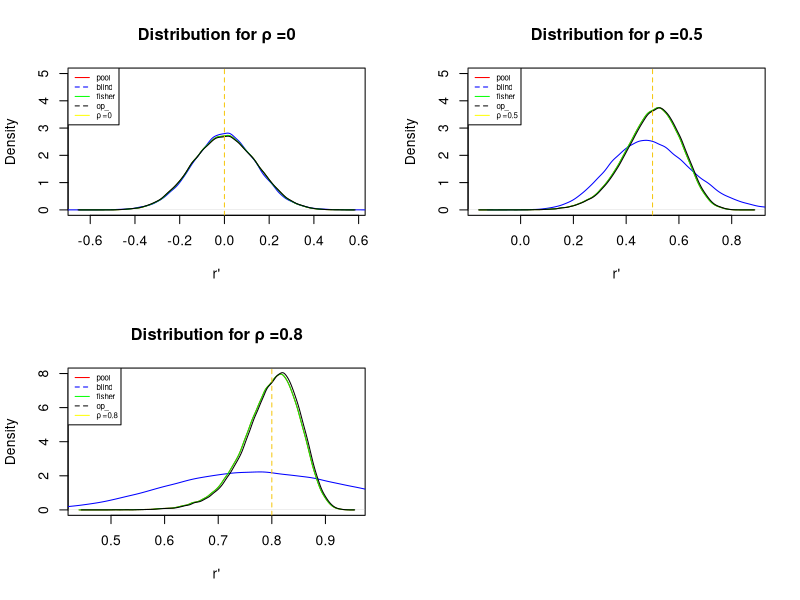

R code for this plot:


#### DISTRIBUTION FOR ESTIMATORS "n=200"####
##### different correlation (ρ=0, ρ=.5, ρ=.8)

######Distribution for ρ=0
set.seed(2653)
library(TeachingDemos)
library(MASS)
### k=nn is the sample size (10,50,200,1000)
k=50
################################## Etimating correlation 
COR.test <- function(nn=k,mu=c(0,0),sigma1=1,sigma2=1,rho=0.0,alp=0.05)
{
  Sigma<-matrix(c(sigma1^2,rho*sigma1*sigma2,rho*sigma1*sigma2,sigma2^2),2,2) 
 
  mvrn <- mvrnorm(nn,mu ,Sigma)
  x1 <- mvrn[,1]
  y1 <- mvrn[,2]

  corr<-cor(x1,y1)
  
  covar<-cov(x1,y1)
  
  
  #####r_pool#######
  r_pool<- cor(x1,y1)
  
  ####r_blind########
  r_blind<- cov(x1,y1)
  
  ######fisher####
  r_fisher<- tanh((1/2)*log((1+corr)/(1-corr)))
  
  ######r_OP###########
  r_OP<-corr+(corr)*((1-(corr)^2)/(2*(nn-3)))
  #print(corr)
  #print(covar)
  return (c(r_pool,r_blind,r_fisher,r_OP))
}
COR.test(nn=k,mu=c(0,0),sigma1=1,sigma2=1,rho=0.0,alp=0.05)


looptest <- function(loops=100000,nn=k,mu=c(0,0),sigma1=1,sigma2=1,rho=0.0,alp=0.05)
{
  restest <- matrix(0,loops,4)
  for(ii in 1:loops)
    restest[ii,] <-COR.test(nn=nn,mu=mu,sigma1=sigma1,sigma2=sigma2,rho=rho,alp=alp)    
  restest
}
looptest(loops=100000,nn=k,mu=c(0,0),sigma1=1,sigma2=1,rho=0.0,alp=0.05)
###then

corlooptest<-looptest(loops=100000,nn=k,mu=c(0,0),sigma1=1,sigma2=1,rho=0.0,alp=0.05)

pool <- corlooptest[,1]
blind <- corlooptest[,2]
fisher <- corlooptest[,3]
op <- corlooptest[,4]

par(mfrow = c(2,2))
# hist(pool  ,probability = 1,breaks = 20,xlim = c(-1,1),xlab = "r' ",main = paste("Pooled Estimate for ρ =0"))
# hist(blind ,probability = 1,breaks = 20,xlim = c(-1,1),xlab = "r' ",main = paste("Blind Estimate for ρ=0"))
# hist(fisher,probability = 1,breaks = 20,xlim = c(-1,1),xlab = "r' ",main = paste("Fisher Estimate for ρ=0"))
# hist(op    ,probability = 1,breaks = 20,xlim = c(-1,1),xlab = "r' ",main = paste("OP Estimate for ρ=0"))

plot(density(pool),col="red",main = "Distribution for ρ =0",ylim=c(0,5),xlab ="r'")

lines(density(blind, adjust=1), type="l",col="blue")
lines(density(fisher, adjust=1), type="l",col="green")
lines(density(op, adjust=1), type="l",col="black")
abline(v =0.0, untf = FALSE,col=7,lty=2)
legend ("topleft",c("pool","blind","fisher","op_","ρ =0"),lwd=c(1,1),lty=1:2,col=c("red","blue","green","black","yellow"),cex =0.57)
#####################################################################


####Distribution for ρ=.5
COR.test <- function(nn=k,mu=c(0,0),sigma1=1,sigma2=1,rho=0.5,alp=0.05)
{
  Sigma<-matrix(c(sigma1^2,rho*sigma1*sigma2,rho*sigma1*sigma2,sigma2^2),2,2) 

  mvrn <- mvrnorm(nn,mu ,Sigma)
  x1 <- mvrn[,1]
  y1 <- mvrn[,2]
  
  corr<-cor(x1,y1)
  
  covar<-cov(x1,y1)
  
  
  #####r_pool#######
  r_pool<- cor(x1,y1)
  
  ####r_blind########
  r_blind<- cov(x1,y1)
  
  ######fisher####
  r_fisher<- tanh((1/2)*log((1+corr)/(1-corr)))
  
  ######r_OP###########
  r_OP<-corr+(corr)*((1-(corr)^2)/(2*(nn-3)))
  #print(corr)
  #print(covar)
  return (c(r_pool,r_blind,r_fisher,r_OP))
}
COR.test(nn=k,mu=c(0,0),sigma1=1,sigma2=1,rho=0.5,alp=0.05)


looptest <- function(loops=100000,nn=k,mu=c(0,0),sigma1=1,sigma2=1,rho=0.5,alp=0.05)
{
  restest <- matrix(0,loops,4)
  for(ii in 1:loops)
    restest[ii,] <-COR.test(nn=nn,mu=mu,sigma1=sigma1,sigma2=sigma2,rho=rho,alp=alp)    
  restest
}
looptest(loops=100000,nn=k,mu=c(0,0),sigma1=1,sigma2=1,rho=0.5,alp=0.05)

###then
corlooptest<-looptest(loops=100000,nn=k,mu=c(0,0),sigma1=1,sigma2=1,rho=0.5,alp=0.05)

pool <- corlooptest[,1]
blind <- corlooptest[,2]
fisher <- corlooptest[,3]
op <- corlooptest[,4]

#par(mfrow = c(2,2))
# hist(pool  ,probability = 1,breaks = 20,xlim = c(-0.5,1),xlab = "r' ",main = paste("Pooled Estimate for ρ =0.5"))
# hist(blind ,probability = 1,breaks = 20,xlim = c(-0.5,1),xlab = "r' ",main = paste("Blind Estimate for ρ=0.5"))
# hist(fisher,probability = 1,breaks = 20,xlim = c(-0.5,1),xlab = "r' ",main = paste("Fisher Estimate for ρ=0.5"))
# hist(op    ,probability = 1,breaks = 20,xlim = c(-0.5,1),xlab = "r' ",main = paste("OP Estimate for ρ=0.5"))

plot(density(pool),col="red",main = "Distribution for ρ =0.5",ylim=c(0,5),xlab ="r'")

lines(density(blind, adjust=1), type="l",col="blue")
lines(density(fisher, adjust=1), type="l",col="green")
lines(density(op, adjust=1), type="l",col="black")
abline(v =0.5, untf = FALSE,col=7,lty=2)
legend ("topleft",c("pool","blind","fisher","op_","ρ =0.5"),lwd=c(1,1),lty=1:2,col=c("red","blue","green","black","yellow"),cex =0.57)
# #####################################################""
########################################################

####### Distribution for ρ=.8
COR.test <- function(nn=k,mu=c(0,0),sigma1=1,sigma2=1,rho=0.8,alp=0.05)
{
  Sigma<-matrix(c(sigma1^2,rho*sigma1*sigma2,rho*sigma1*sigma2,sigma2^2),2,2) 

  mvrn <- mvrnorm(nn,mu ,Sigma)
  x1 <- mvrn[,1]
  y1 <- mvrn[,2]
  
  corr<-cor(x1,y1)
  
  covar<-cov(x1,y1)
  
  
  #####r_pool#######
  r_pool<- cor(x1,y1)
  
  ####r_blind########
  r_blind<- cov(x1,y1)
  
  ######fisher####
  r_fisher<- tanh((1/2)*log((1+corr)/(1-corr)))
  
  ######r_OP###########
  r_OP<-corr+(corr)*((1-(corr)^2)/(2*(nn-3)))
  #print(corr)
  #print(covar)
  return (c(r_pool,r_blind,r_fisher,r_OP))
}
COR.test(nn=k,mu=c(0,0),sigma1=1,sigma2=1,rho=0.8,alp=0.05)


looptest <- function(loops=100000,nn=k,mu=c(0,0),sigma1=1,sigma2=1,rho=0.8,alp=0.05)
{
  restest <- matrix(0,loops,4)
  for(ii in 1:loops)
    restest[ii,] <-COR.test(nn=nn,mu=mu,sigma1=sigma1,sigma2=sigma2,rho=rho,alp=alp)    
  restest
}
looptest(loops=100000,nn=k,mu=c(0,0),sigma1=1,sigma2=1,rho=0.8,alp=0.05)
###then
corlooptest<-looptest(loops=100000,nn=k,mu=c(0,0),sigma1=1,sigma2=1,rho=0.8,alp=0.05)

pool <- corlooptest[,1]
blind <- corlooptest[,2]
fisher <- corlooptest[,3]
op <- corlooptest[,4]

# lower bound X=0.7,0.9,0.95
#LCL<- (94/(qchisq(0.7,2*k-6)))*var(estimeted corr) #k=50

#par(mfrow = c(2,2))
# hist(pool  ,probability = 1,breaks = 10,xlim = c(0,1),xlab = "r' ",main = paste("Pooled Estimate for ρ =0.8"))
# hist(blind ,probability = 1,breaks = 10,xlim = c(0,1),xlab = "r' ",main = paste("Blind Estimate for ρ=0.8"))
# hist(fisher,probability = 1,breaks = 10,xlim = c(0,1),xlab = "r' ",main = paste("Fisher Estimate for ρ=0.8"))
# hist(op    ,probability = 1,breaks = 10,xlim = c(0,1),xlab = "r' ",main = paste("OP Estimate for ρ=0.8"))

plot(density(pool),col="red",main = "Distribution for ρ =0.8",ylim=c(0,8),xlab ="r'")

lines(density(blind, adjust=1), type="l",col="blue")
lines(density(fisher, adjust=1), type="l",col="green")
lines(density(op, adjust=1), type="l",col="black")
abline(v =0.8, untf = FALSE,col=7,lty=2)
legend ("topleft",c("pool","blind","fisher","op_","ρ =0.8"),lwd=c(1,1),lty=1:2,col=c("red","blue","green","black","yellow"),cex =0.57)
